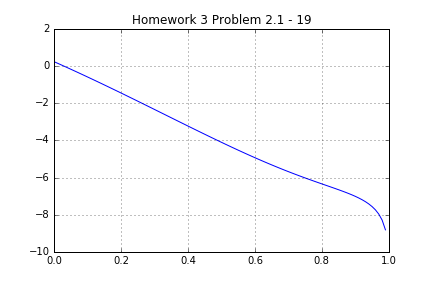

The script that saved this image:
#!/usr/bin/env python3
# -*- coding: utf-8 -*-
"""
Created on Wed Oct 12 16:28:34 2016

@author: Nathan A Cheadle
"""

import sys
sys.path.insert(0, '/Users/oracle/Python/Math104A/SolutionOneVariable/')

import OneVariableSolution as OVS
import matplotlib.pyplot as plt
import numpy as np

expression = "10*np.sqrt(0.5*np.pi*1**2-1**2*np.arcsin(x/1)-x*(1**2-x**2))-12.3"
error = 1e-2

p_out = OVS.bisection(0,1,expression,error)
print("Final Guess = " + str(p_out))

x = p_out
V = 10*np.sqrt(0.5*np.pi*1**2-1**2*np.arcsin(x/1)-x*(1**2-x**2))
print("Volume based on Height Input = "+str(V))

x = np.arange(0, 1, 0.01)
y = eval(expression)
plt.plot(x, y)

plt.title('Homework 3 Problem 2.1 - 19')
plt.grid(True)
plt.savefig("2_1_19.png")
plt.show()